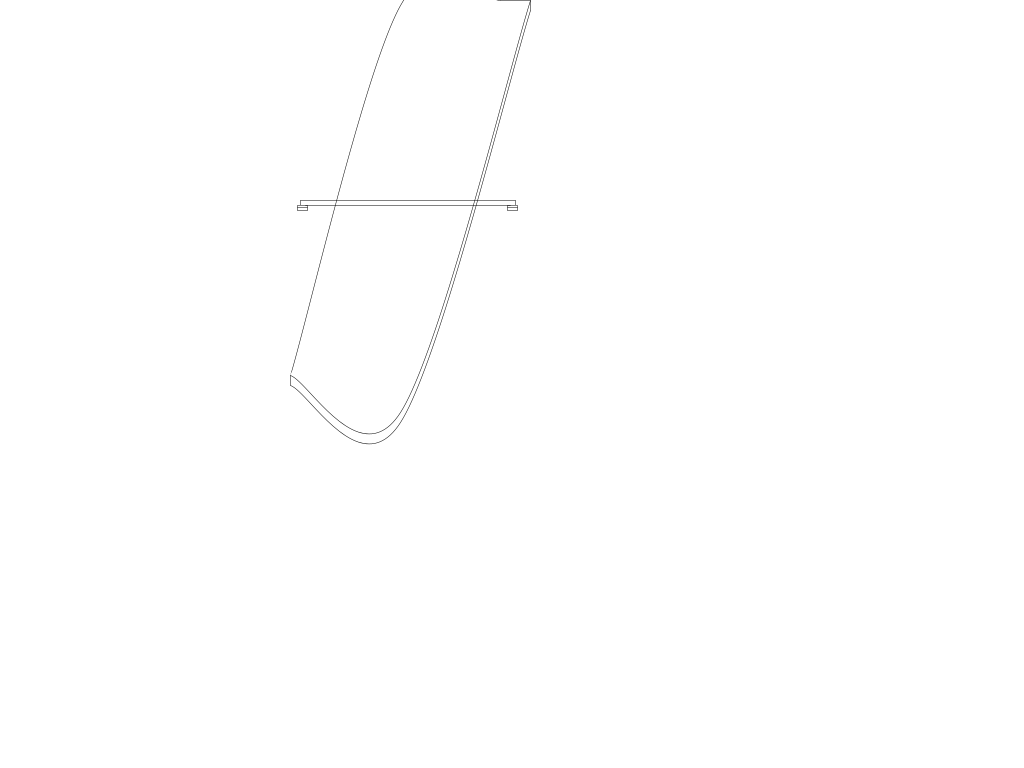
Frame 1 (no input)
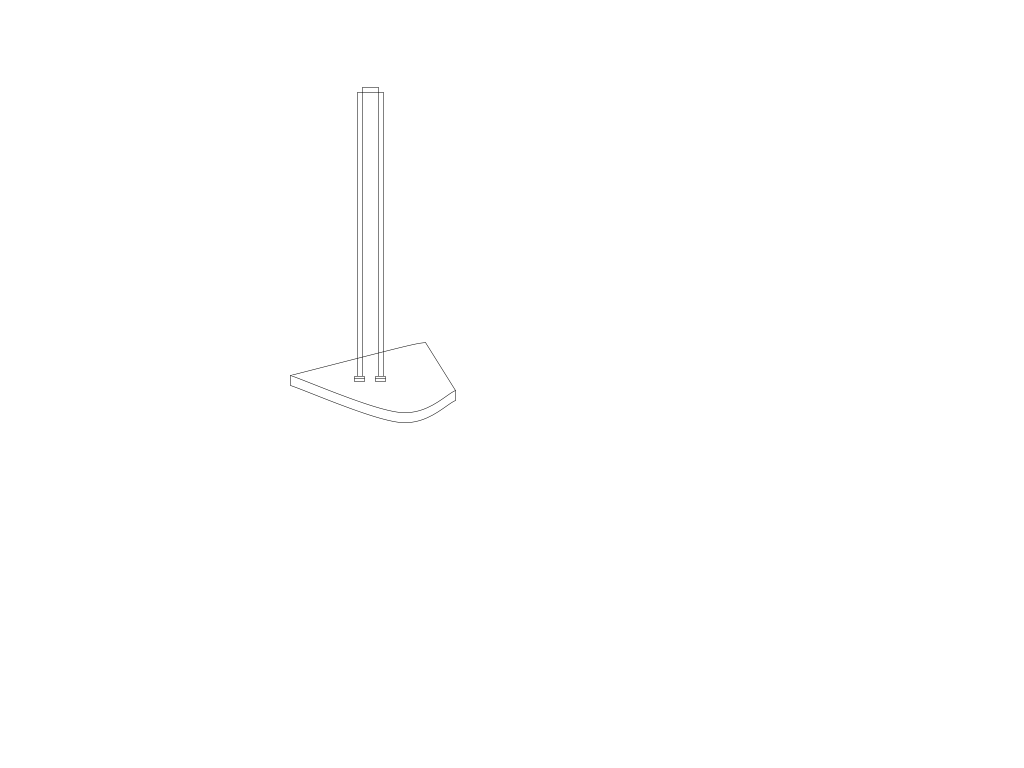
Frame 60 (the mouse pressed at the canvas centre just before this capture)
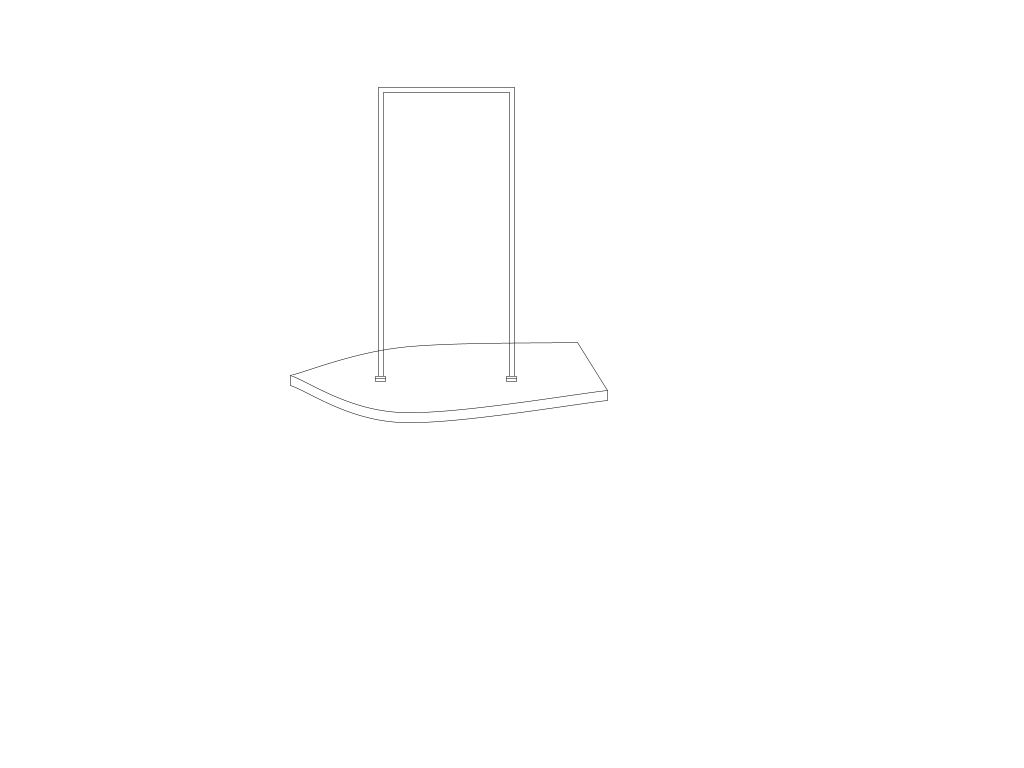
Frame 120 (the mouse held since frame 60 and released just before this capture)

The Processing sketch that drew these frames (run headless with seeded random() and noise(); from frame 60 on, the mouse is pressed at the canvas centre):

// Processing sketch: processing_127845
// ── processing_127845.pde

int lastSecond=0, boardLength=0, boardHeight=0, boardHeight2=0, 
handleDist=0, rodHeight=0, graspDist=0, graspWidth=0, graspWidth2=0,
stickRandom=0, numStick=0, brushStart=0, brushBristles=0, brushSize=0;
int boardMidPointX = (((500+boardLength)+(530+boardLength))/2);
int boardMidPointY = (boardHeight+410)/2;
int distanceOfRod = int(sqrt(sq(((((500+boardLength)+(530+boardLength))/2)-handleDist)-(290+handleDist+10))+sq((367.5-5-rodHeight)-(367.5-5-rodHeight))));

void setup() {
  size(1024, 768);
  background(255);
}


void draw() {
  background(255);

  
for (int i = 5; i < numStick; i=i+15){
  line(brushStart+i, 390, brushStart+i, boardHeight+stickRandom);
  line(brushStart+i+2, 390, brushStart+i+2, boardHeight+stickRandom);
  int j = brushBristles;
  if (boardHeight+stickRandom > 390+j){  
  for (j = brushBristles; j < stickRandom; j+=2)
  {
   line(brushStart+i+1, 390+j, brushStart+i-brushSize, 390+j+4);
   line(brushStart+i+1, 390+j, brushStart+i+brushSize, 390+j+4);
  }
  }
}

  noStroke();
  rect(290, 375, 310, 13);
  stroke(0);
  shovelBase(10, boardLength, boardHeight, boardHeight2);
  shovelHandle(handleDist, rodHeight, graspDist, graspWidth);
  switchMR();
}



void shovelBase(int x, int stretchRight, int boardHeight, int boardHeight2) {
//noFill();
  //Draw shovel base
  strokeWeight(.5);
  noStroke();
  rect(400, 375, 600, 30);
  stroke(1);
  //Draw Bottom-Bottom Curve
  beginShape();
  curveVertex(290, 375+x);
  curveVertex(290, 375+x);
  curveVertex(400, 412+x);
  curveVertex(530+stretchRight, boardHeight2+x);
  curveVertex(530+stretchRight, boardHeight2+x);
  endShape();

  //Draw Top Curve
  beginShape();
  curveVertex(500+stretchRight, boardHeight);
  curveVertex(500+stretchRight, boardHeight);
  curveVertex(400, boardHeight+5);
  curveVertex(290, 375);
  curveVertex(290, 375);
  endShape();

  //Draw Bottom Curve
  beginShape();
  curveVertex(290, 375);
  curveVertex(290, 375);
  curveVertex(400, 412);
  curveVertex(530+stretchRight, boardHeight2);
  curveVertex(530+stretchRight, boardHeight2);
  endShape();

  //Left Diagonal line
  line(500+stretchRight, boardHeight, 530+stretchRight, boardHeight2);
  //The two little things
  line(290, 375, 290, 375+x);
  line(530+stretchRight, boardHeight2, 530+stretchRight, boardHeight2+x);
  fill(255);

}
void shovelHandle(int handleDist, int rodHeight, int graspDist, int graspWidth) {

  int x = 5;
  int y = 20;
  int boardMidPointX = (((500+boardLength)+(530+boardLength))/2);
  int boardMidPointY = (boardHeight+410)/2;
  //LEFT ROD
  //outer line
  line(290+handleDist+10, boardMidPointY, 290+handleDist+10, boardMidPointY-5-rodHeight);
  //inner line
  line(290+handleDist+15, boardMidPointY, 290+handleDist+15, boardMidPointY-rodHeight);
  //left cusp
  rect(290+handleDist+10-2.5, boardMidPointY, 10, 5);
  line(290+handleDist+10-2.5, boardMidPointY+2.5, 290+handleDist+10-2.5+10, boardMidPointY+2.5);

  //RIGHT ROD
  //outer line
  line(boardMidPointX-handleDist-5, boardMidPointY, boardMidPointX-handleDist-x, boardMidPointY-rodHeight);
  //inner line
  line(boardMidPointX-handleDist, boardMidPointY, boardMidPointX-handleDist, boardMidPointY-5-rodHeight);
  //right cusp
  rect(boardMidPointX-handleDist-5-2.5, boardMidPointY, 10, 5);
  line(boardMidPointX-handleDist-5-2.5, boardMidPointY+2.5, boardMidPointX-handleDist-5-2.5+10, boardMidPointY+2.5);


  // TOP ROD
  line(290+handleDist+10, boardMidPointY-5-rodHeight, boardMidPointX-handleDist, boardMidPointY-5-rodHeight);
  line(290+handleDist+15, boardMidPointY-rodHeight, boardMidPointX-handleDist-5, boardMidPointY-rodHeight);
}

void handleMouse() {
  int y = 20;
  int x = 5;
  int unit = 30;
  int boardMidPointX = (((500+boardLength)+(530+boardLength))/2);

  //Handle
  ellipseMode(CENTER);
  if (boardLength > 20) {
    int handleBaseX = (290+handleDist+graspDist+graspWidth)-20;
    float handleMidpointX = ((290+handleDist+15)+(boardMidPointX-handleDist-5))/2;
    ellipse((handleMidpointX-graspWidth2), boardHeight-5-rodHeight+unit, x, y);
    ellipse(handleBaseX, boardHeight-5-rodHeight+unit, x, y);
    noStroke();
    //rect((handleMidpointX-graspWidth2), 367.5-15-rodHeight, graspWidth, y);

    stroke(0);
    line(handleMidpointX, boardHeight-15-rodHeight+unit, handleBaseX, boardHeight-15-rodHeight+unit);
    line(handleMidpointX, boardHeight-15-rodHeight+y+unit, handleBaseX, boardHeight-15-rodHeight+y+unit);

    line(handleMidpointX, boardHeight-15-rodHeight+unit, (handleMidpointX-graspWidth2), boardHeight-15-rodHeight+unit);
    line(handleMidpointX, boardHeight-15-rodHeight+y+unit, (handleMidpointX-graspWidth2), boardHeight-15-rodHeight+y+unit);
    
    /*fill(255);
    noStroke();
    quad(handleMidpointX, 367.5-15-rodHeight, handleBaseX, 367.5-15-rodHeight,
    handleBaseX, 367.5-15-rodHeight+y, handleMidpointX, 367.5-15-rodHeight+y);
    quad(handleMidpointX, 367.5-15-rodHeight, (handleMidpointX-graspWidth2), 367.5-15-rodHeight,
    (handleMidpointX-graspWidth2), 367.5-15-rodHeight+y, handleMidpointX, 367.5-15-rodHeight+y);
    stroke(0);*/
  }
}

void handleRandom() {
  if (boardLength > 20) {
    float handleMidpointX = ((290+handleDist+15)+(boardMidPointX-handleDist-5))/2;
    ellipse(290+handleDist+30, 367.5-rodHeight, 5, 20);
    ellipse(boardMidPointX-handleDist+25, 367.5-rodHeight, 5, 20);
    line(290+handleDist+30, 367.5-rodHeight-10, boardMidPointX-handleDist+25, 367.5-rodHeight-10);
    line(290+handleDist+30, 367.5-rodHeight+10, boardMidPointX-handleDist+25, 367.5-rodHeight+10);
 
   quad(290+handleDist+30, 367.5-rodHeight-10, boardMidPointX-handleDist+25, 367.5-rodHeight-10,
   boardMidPointX-handleDist+25, 367.5-rodHeight+10, 290+handleDist+30, 367.5-rodHeight+10);
 
 
 
   }
}

void switchMR() {
  //Switch between mousePressed and Random
  if (mousePressed == true) {
    boardLength = int(map(mouseX, 0, width, -45, 200));
  } 
  else if (key == '1') {        //control how far apart handle is
    handleDist = int(map(mouseY, 0, height, 30, 150));
  }
  else if (key == '2') {        
    boardHeight = int(map(mouseY, 0, height, 250, 375));
    boardHeight2 = int(map(mouseY, 0, height, 375, 410));
  }
  else if (key == '3') {      
    rodHeight = int(map(mouseY, height, 0, 0, 200));
  }
  else if (key == '4') {
    graspWidth = int(map(mouseX, 0, width, distanceOfRod/2, distanceOfRod-20));
    graspWidth2 = int(map(mouseX, 0, width, 0, (distanceOfRod/2)-20));
    handleMouse();
  }
  else if (key == '5') {
    brushStart = int(map(mouseX, 0, width, 300, 300+boardHeight));
  }
  else if (key == '6') {
    stickRandom = int(map(mouseY, 0, height, 50, 200));
    numStick = int(map(mouseX, 0, width, 0, 500));
  }
  else if (key == '7') {
    brushBristles = int(map(mouseY, 0, height, 50, 100));
    brushSize = int(map(mouseX, 0, width, 0, 15));
  }
  else {
    int currentSecond = second();
    if (currentSecond != lastSecond) {
      //Board
      boardLength = int(random(-80, 200));
      boardHeight = int(random(325, 375));
      boardHeight2 = int(random(375, 410));

      //Handle
      handleDist = int(random(60, 90));
      graspDist = int(random(0, 50));  
      rodHeight = int(random(10, 300));

      //Brushes
      numStick = int(random(0, 200));
      stickRandom = int(random(50, 200));
      brushStart = int(random(300, 410));
      brushBristles = int(random(20, 80));
      brushSize = int(random(3, 15));

      lastSecond = currentSecond;
    }
  }
}
